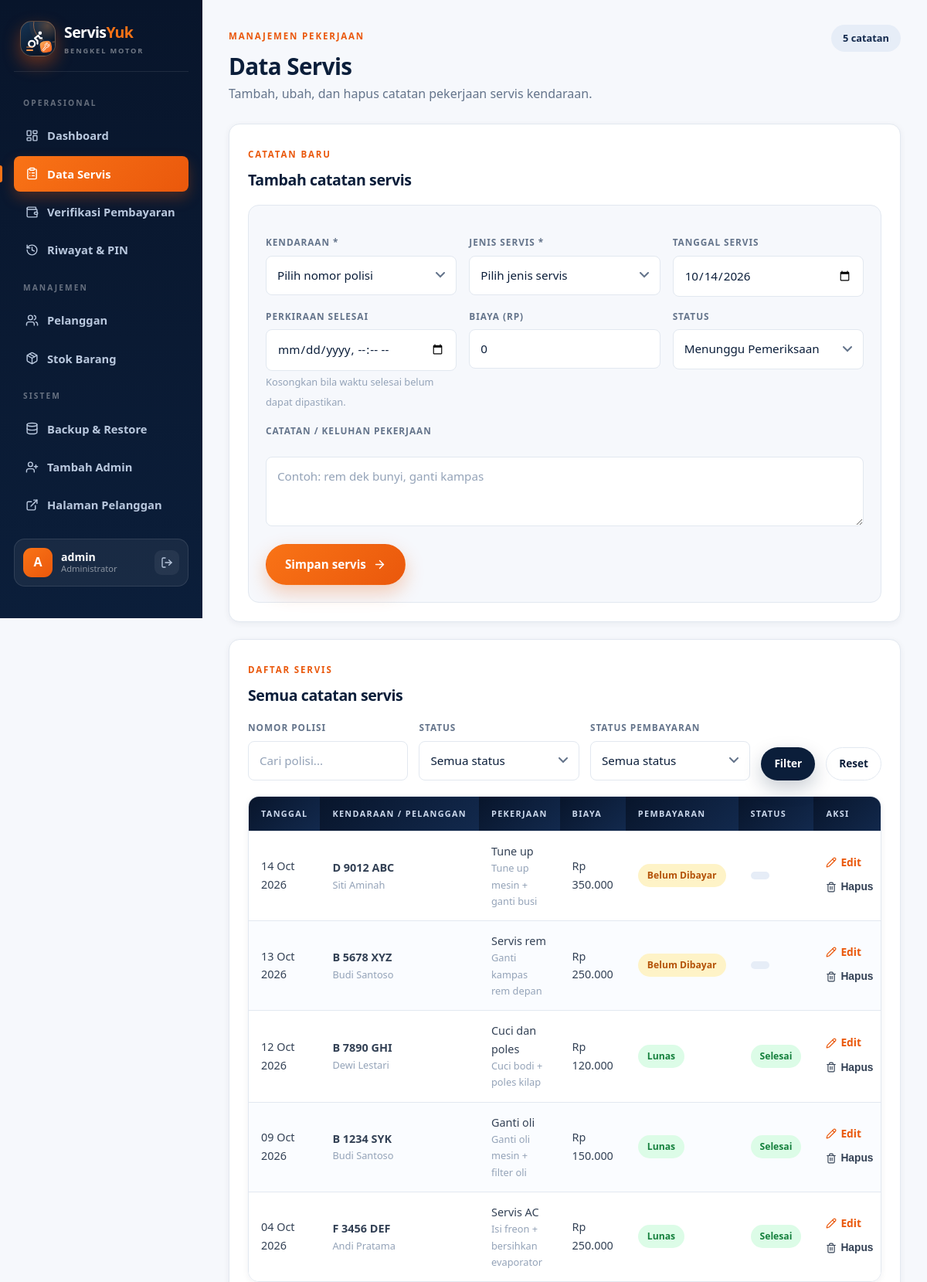
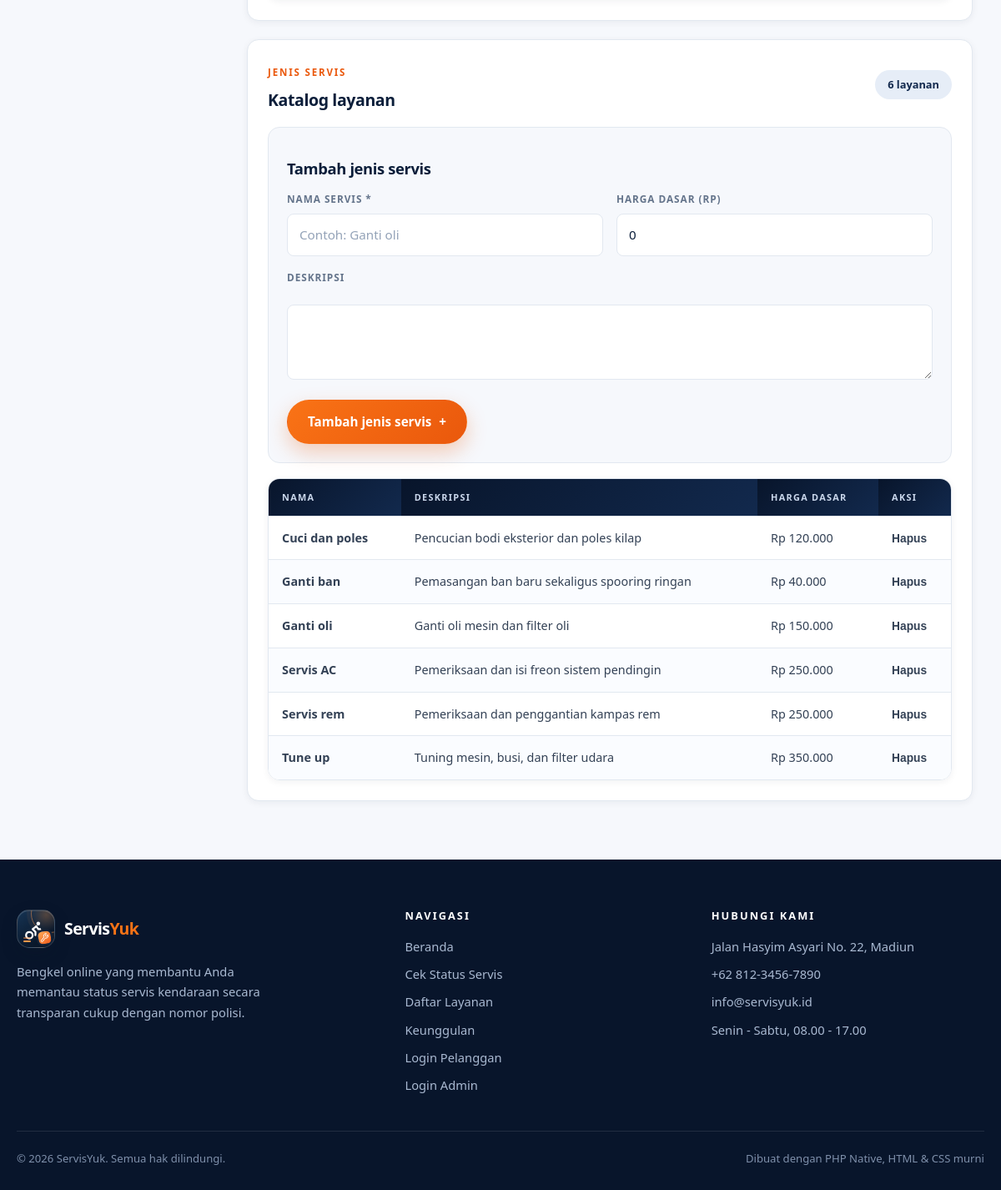
Screenshot of /backend/admin/servis.php (signed in) with the database file from the repository (2 pictures, top to bottom).
### tables this page shows
CREATE TABLE IF NOT EXISTS service_records (
 id INT UNSIGNED AUTO_INCREMENT PRIMARY KEY,
 vehicle_id INT UNSIGNED NOT NULL,
 service_type_id INT UNSIGNED DEFAULT NULL,
 description TEXT DEFAULT NULL,
 status ENUM('Menunggu Pemeriksaan','Sedang Diperbaiki','Menunggu Suku Cadang','Selesai','Siap Diambil','Dibatalkan') NOT NULL DEFAULT 'Menunggu Pemeriksaan',
 service_date DATE NOT NULL,
 estimated_done DATETIME DEFAULT NULL,
 cost DECIMAL(12,2) NOT NULL DEFAULT 0,
 completed_at DATETIME DEFAULT NULL,
 created_at TIMESTAMP DEFAULT CURRENT_TIMESTAMP,
 KEY idx_service_records_vehicle (vehicle_id),
 KEY idx_service_records_status (status),
 CONSTRAINT fk_service_records_vehicle FOREIGN KEY (vehicle_id) REFERENCES vehicles(id) ON DELETE CASCADE,
 CONSTRAINT fk_service_records_type FOREIGN KEY (service_type_id) REFERENCES service_types(id) ON DELETE SET NULL
);

CREATE TABLE IF NOT EXISTS vehicles (
 id INT UNSIGNED AUTO_INCREMENT PRIMARY KEY,
 customer_id INT UNSIGNED NOT NULL,
 plate_number VARCHAR(20) NOT NULL,
 brand VARCHAR(80) DEFAULT NULL,
 model VARCHAR(80) DEFAULT NULL,
 year SMALLINT UNSIGNED DEFAULT NULL,
 created_at TIMESTAMP DEFAULT CURRENT_TIMESTAMP,
 UNIQUE KEY unique_plate_number (plate_number),
 CONSTRAINT fk_vehicles_customer FOREIGN KEY (customer_id) REFERENCES customers(id) ON DELETE CASCADE
);

CREATE TABLE IF NOT EXISTS customers (
 id INT UNSIGNED AUTO_INCREMENT PRIMARY KEY,
 name VARCHAR(120) NOT NULL,
 phone VARCHAR(30) DEFAULT NULL,
 email VARCHAR(120) DEFAULT NULL,
 created_at TIMESTAMP DEFAULT CURRENT_TIMESTAMP
);

CREATE TABLE IF NOT EXISTS service_types (
 id INT UNSIGNED AUTO_INCREMENT PRIMARY KEY,
 name VARCHAR(100) NOT NULL,
 description TEXT DEFAULT NULL,
 base_price DECIMAL(12,2) NOT NULL DEFAULT 0,
 created_at TIMESTAMP DEFAULT CURRENT_TIMESTAMP,
 UNIQUE KEY unique_service_type_name (name)
);

### backend/includes/functions.php (called while the page is built, shortened)
<?php
require_once __DIR__ . '/icons.php';
function e(mixed $value): string
{
    return htmlspecialchars((string) ($value ?? ''), ENT_QUOTES | ENT_SUBSTITUTE, 'UTF-8');
}
function rupiah(float|int|string|null $amount): string
{
    return 'Rp ' . number_format((float) $amount, 0, ',', '.');
}
function status_class(string $status): string
{
    return match ($status) {
        'Selesai', 'Siap Diambil', 'Lunas' => 'status-success',
        'Menunggu Pemeriksaan', 'Menunggu Suku Cadang', 'Belum Dibayar' => 'status-pending',
        'Sedang Diperbaiki', 'Menunggu Verifikasi' => 'status-info',
        'Dibatalkan', 'Ditolak', 'Tidak Ditemukan' => 'status-muted',
        default => 'status-info',
    };
}
function service_statuses(): array
{
    return ['Menunggu Pemeriksaan', 'Sedang Diperbaiki', 'Menunggu Suku Cadang', 'Selesai', 'Siap Diambil', 'Dibatalkan'];
}

### backend/admin/servis.php (the view, shortened to what this page needs)
<?php
require_once __DIR__ . '/../includes/functions.php';
$pdo = db();
$allowedStatuses = service_statuses();
$filterPlate = strtoupper(trim((string) ($_GET['plate'] ?? '')));
$vehicles = $pdo->query(
    'SELECT v.id, v.plate_number, v.brand, v.model, c.name AS customer_name
     FROM vehicles v JOIN customers c ON c.id = v.customer_id
     ORDER BY v.plate_number'
)->fetchAll();
$serviceTypes = $pdo->query('SELECT id, name, description, base_price FROM service_types ORDER BY name')->fetchAll();
$sql = 'SELECT sr.id, sr.vehicle_id, sr.service_type_id, sr.description, sr.status, sr.service_date, sr.estimated_done, sr.completed_at, sr.cost,
               COALESCE(p.status, "Belum Dibayar") AS payment_status,
               v.plate_number, c.name AS customer_name, st.name AS service_name
        FROM service_records sr
        JOIN vehicles v ON v.id = sr.vehicle_id
        JOIN customers c ON c.id = v.customer_id
        LEFT JOIN service_types st ON st.id = sr.service_type_id
        LEFT JOIN payments p ON p.service_record_id = sr.id';
$bindings = [];
$sql .= ' ORDER BY sr.service_date DESC, sr.id DESC';
$statement = $pdo->prepare($sql);
$statement->execute($bindings);
$records = $statement->fetchAll();
$editing = null;
require __DIR__ . '/../includes/header.php';
?>
<div class="dashboard-shell">
<?php require __DIR__ . '/includes/sidebar.php'; ?>
<div class="dashboard-content">
    <div class="dashboard-topline">
        <div>
            <span class="eyebrow">MANAJEMEN PEKERJAAN</span>
            <h1>Data Servis</h1>
            <p>Tambah, ubah, dan hapus catatan pekerjaan servis kendaraan.</p>
        </div>
        <span class="date-chip"><?= count($records) ?> catatan</span>
    </div>
    <section class="admin-section" id="form-servis">
        <div class="section-heading">
            <div><span class="eyebrow"><?= $editing ? 'UBAH CATATAN' : 'CATATAN BARU' ?></span><h2><?= $editing ? 'Edit catatan servis' : 'Tambah catatan servis' ?></h2></div>
        </div>
        <?php if (!$vehicles || !$serviceTypes): ?>
            <div class="inline-note">Tambahkan data pelanggan/kendaraan terlebih dahulu, dan pastikan minimal ada satu jenis servis.</div>
        <?php else: ?>
            <form class="admin-form form-card" method="post">
                <div class="form-grid">
                    <div>
                        <label>KENDARAAN *</label>
                        <select class="text-input" name="vehicle_id" required>
                            <option value="">Pilih nomor polisi</option>
                        </select>
                    </div>
                    <div>
                        <label>JENIS SERVIS *</label>
                        <select class="text-input" name="service_type_id" required>
                            <option value="">Pilih jenis servis</option>
                        </select>
                    </div>
                    <div>
                        <label>TANGGAL SERVIS</label>
                        <input class="text-input" type="date" name="service_date" value="<?= e($editing['service_date'] ?? date('Y-m-d')) ?>" required>
                    </div>
                    <div>
                        <label>PERKIRAAN SELESAI</label>
                        <input class="text-input" type="datetime-local" name="estimated_done" value="<?= e($editing && $editing['estimated_done'] ? date('Y-m-d\TH:i', strtotime($editing['estimated_done'])) : '') ?>">
                        <small class="text-muted">Kosongkan bila waktu selesai belum dapat dipastikan.</small>
                    </div>
                    <div>
                        <label>BIAYA (RP)</label>
                        <input class="text-input" type="number" min="0" step="1000" name="cost" value="<?= e((string) ($editing['cost'] ?? '0')) ?>">
                    </div>
                    <div>
                        <label>STATUS</label>
                        <select class="text-input" name="status">
                            <?php foreach ($allowedStatuses as $status): ?>
                                <option <?= ($editing['status'] ?? 'Menunggu Pemeriksaan') === $status ? 'selected' : '' ?>><?= e($status) ?></option>
                            <?php endforeach; ?>
                        </select>
                    </div>
                </div>
                <label>CATATAN / KELUHAN PEKERJAAN</label>
                <textarea class="text-input" name="description" rows="2" placeholder="Contoh: rem dek bunyi, ganti kampas"><?= e($editing['description'] ?? '') ?></textarea>
                <button class="button button-primary" type="submit"><?= $editing ? 'Simpan perubahan' : 'Simpan servis' ?> <?= icon('arrow-right') ?></button>
            </form>
        <?php endif; ?>
    </section>
    <section class="admin-section">
        <div class="section-heading">
            <div><span class="eyebrow">DAFTAR SERVIS</span><h2>Semua catatan servis</h2></div>
        </div>
        <form class="filter-bar" method="get">
            <div class="filter-item">
                <label for="filter-plate">NOMOR POLISI</label>
                <input class="text-input" id="filter-plate" name="plate" value="<?= e($filterPlate) ?>" placeholder="Cari polisi...">
            </div>
            <div class="filter-item">
                <label for="filter-status">STATUS</label>
                <select class="text-input" id="filter-status" name="status">
                    <option value="">Semua status</option>
                </select>
            </div>
            <div class="filter-item">
                <label for="filter-payment-status">STATUS PEMBAYARAN</label>
                <select class="text-input" id="filter-payment-status" name="payment_status">
                    <option value="">Semua status</option>
                </select>
            </div>
            <button class="button button-navy button-sm" type="submit">Filter</button>
            <a class="button button-ghost button-sm" href="servis.php">Reset</a>
        </form>
        <div class="table-wrap">
            <table>
                <thead>
                    <tr>
                        <th>TANGGAL</th>
                        <th>KENDARAAN / PELANGGAN</th>
                        <th>PEKERJAAN</th>
                        <th>BIAYA</th>
                        <th>PEMBAYARAN</th>
                        <th>STATUS</th>
                        <th>AKSI</th>
                    </tr>
                </thead>
                <tbody>
                    <?php foreach ($records as $record): ?>
                        <tr>
                            <td><?= e(date('d M Y', strtotime($record['service_date']))) ?></td>
                            <td><strong><?= e($record['plate_number']) ?></strong><small class="table-sub"><?= e($record['customer_name']) ?></small></td>
                            <td><?= e($record['service_name'] ?: 'Servis') ?><?php if ($record['description']): ?><small class="table-sub"><?= e($record['description']) ?></small><?php endif; ?></td>
                            <td><?= rupiah($record['cost']) ?></td>
                            <td><span class="status-badge <?= status_class($record['payment_status']) ?>"><?= e($record['payment_status']) ?></span></td>
                            <td><span class="status-badge <?= status_class($record['status']) ?>"><?= e($record['status']) ?></span></td>
                            <td>
                                <div style="display:flex;gap:10px;align-items:center;flex-wrap:wrap">
                                    <a class="text-button" href="servis.php?edit=<?= (int) $record['id'] ?>#form-servis"><?= icon('pencil') ?> Edit</a>
                                    <form method="post" data-confirm="Hapus catatan servis ini?">
                                        <button class="text-button" type="submit" style="color:var(--red)"><?= icon('trash-2') ?> Hapus</button>
                                    </form>
                                </div>
                            </td>
                        </tr>
                    <?php endforeach; ?>
                </tbody>
            </table>
        </div>
    </section>
    <section class="admin-section">
        <div class="section-heading">
            <div><span class="eyebrow">JENIS SERVIS</span><h2>Katalog layanan</h2></div>
            <span class="count-chip"><?= count($serviceTypes) ?> layanan</span>
        </div>
        <form class="admin-form form-card" method="post">
            <h3>Tambah jenis servis</h3>
            <div class="form-grid">
                <div><label>NAMA SERVIS *</label><input class="text-input" name="service_type_name" placeholder="Contoh: Ganti oli" required></div>
                <div><label>HARGA DASAR (RP)</label><input class="text-input" name="base_price" type="number" min="0" step="1000" value="0"></div>
            </div>
            <label>DESKRIPSI</label>
            <textarea class="text-input" name="service_type_description" rows="2"></textarea>
            <button class="button button-primary" type="submit">Tambah jenis servis <span>+</span></button>
        </form>
        <div class="table-wrap" style="margin-top:18px">
            <table>
                <thead><tr><th>NAMA</th><th>DESKRIPSI</th><th>HARGA DASAR</th><th>AKSI</th></tr></thead>
                <tbody>
                    <?php foreach ($serviceTypes as $type): ?>
                        <tr>
                            <td><strong><?= e($type['name']) ?></strong></td>
                            <td><?= e($type['description'] ?: '—') ?></td>
                            <td><?= rupiah($type['base_price']) ?></td>
                            <td>
                                <form method="post" data-confirm="Hapus jenis servis ini?">
                                    <button class="text-button" type="submit" style="color:var(--red)">Hapus</button>
                                </form>
                            </td>
                        </tr>
                    <?php endforeach; ?>
                </tbody>
            </table>
        </div>
    </section>
</div>
</div>
<?php require __DIR__ . '/../includes/footer.php'; ?>

### backend/includes/icons.php (shortened to what this page needs)
<?php
function icon(string $name, string $class = ''): string
{
    $name = preg_replace('/[^a-z0-9-]/', '', strtolower($name)) ?? '';
    $class = $class !== '' ? ' icon ' . trim($class) : ' icon';
    return '<svg class="' . trim($class) . '" aria-hidden="true" focusable="false">'
        . '<use href="#ic-' . $name . '"></use></svg>';
}

### rows the page displays
service_records: service_date "14 Oct 2026", vehicle.plate_number "D 9012 ABC", customers.name "Siti Aminah", service_type.name "Tune up", description "Tune up mesin + ganti busi", cost "Rp 350.000", payment_status "Belum Dibayar"
service_records: service_date "13 Oct 2026", vehicle.plate_number "B 5678 XYZ", customers.name "Budi Santoso", service_type.name "Servis rem", description "Ganti kampas rem depan", cost "Rp 250.000", payment_status "Belum Dibayar"
service_records: service_date "12 Oct 2026", vehicle.plate_number "B 7890 GHI", customers.name "Dewi Lestari", service_type.name "Cuci dan poles", description "Cuci bodi + poles kilap", cost "Rp 120.000", payment_status "Lunas", status "Selesai"
service_records: service_date "09 Oct 2026", vehicle.plate_number "B 1234 SYK", customers.name "Budi Santoso", service_type.name "Ganti oli", description "Ganti oli mesin + filter oli", cost "Rp 150.000", payment_status "Lunas", status "Selesai"
service_records: service_date "04 Oct 2026", vehicle.plate_number "F 3456 DEF", customers.name "Andi Pratama", service_type.name "Servis AC", description "Isi freon + bersihkan evaporator", cost "Rp 250.000", payment_status "Lunas", status "Selesai"
service_types: name "Cuci dan poles", description "Pencucian bodi eksterior dan poles kilap", base_price "Rp 120.000"
service_types: name "Ganti ban", description "Pemasangan ban baru sekaligus spooring ringan", base_price "Rp 40.000"
service_types: name "Ganti oli", description "Ganti oli mesin dan filter oli", base_price "Rp 150.000"
service_types: name "Servis AC", description "Pemeriksaan dan isi freon sistem pendingin", base_price "Rp 250.000"
service_types: name "Servis rem", description "Pemeriksaan dan penggantian kampas rem", base_price "Rp 250.000"
service_types: name "Tune up", description "Tuning mesin, busi, dan filter udara", base_price "Rp 350.000"

### other values shown
$label "OPERASIONAL"
$item[2] "Dashboard"
$item[2] "Data Servis"
$item[2] "Verifikasi Pembayaran"
$item[2] "Riwayat & PIN"
$label "MANAJEMEN"
$item[2] "Pelanggan"
$item[2] "Stok Barang"
$label "SISTEM"
$item[2] "Backup & Restore"
$item[2] "Tambah Admin"
$item[2] "Halaman Pelanggan"
$adminInitial "A"
$adminName "admin"
count($records) "5"
